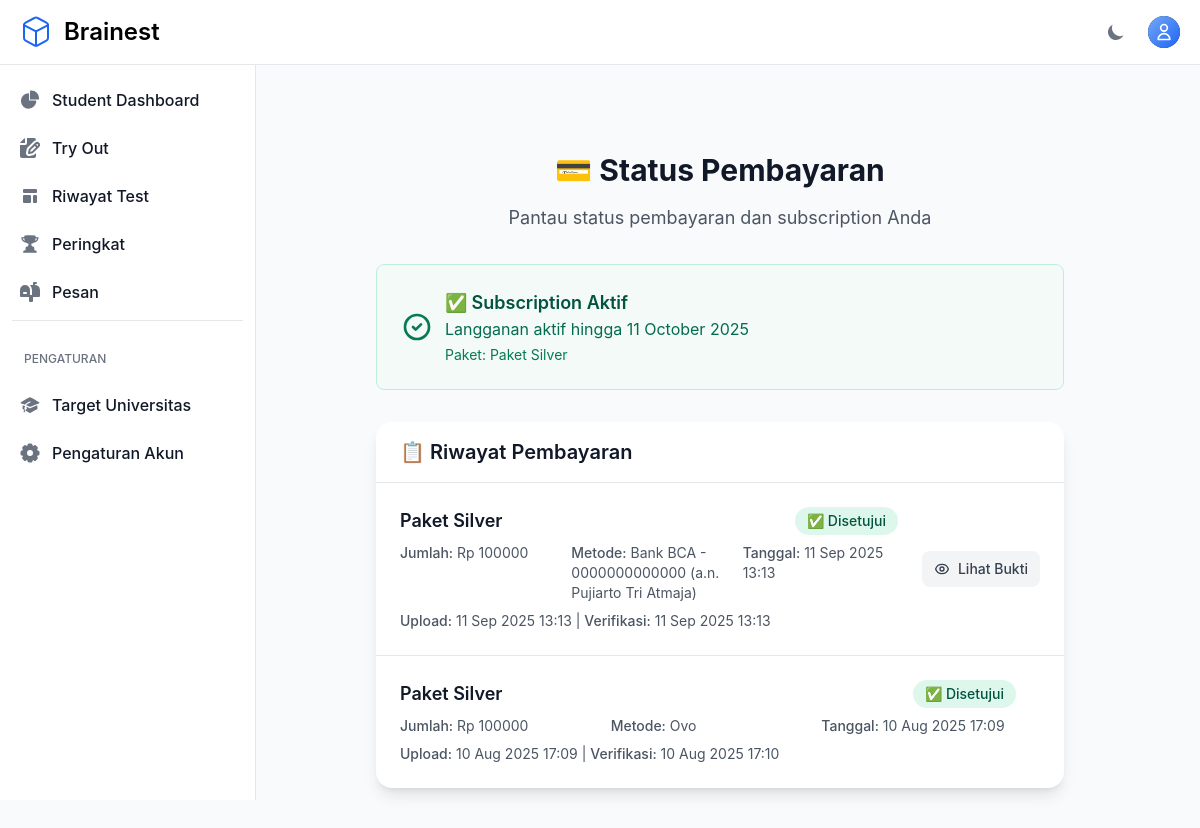
/subscription/payment-status/ (signed in), run on the app's committed database.
### otosapp/models.py (models this page shows, shortened)
class SubscriptionPackage(models.Model):
    name = models.CharField(max_length=100, verbose_name="Nama Paket")
    description = models.TextField(verbose_name="Deskripsi Paket")
    features = models.TextField(help_text="Fitur-fitur yang tersedia (satu per baris)", verbose_name="Fitur")
    price = models.DecimalField(max_digits=10, decimal_places=2, verbose_name="Harga")
    duration_days = models.IntegerField(verbose_name="Durasi (hari)")
    is_active = models.BooleanField(default=True, verbose_name="Aktif")
    created_at = models.DateTimeField(auto_now_add=True)
    updated_at = models.DateTimeField(auto_now=True)
    is_featured = models.BooleanField(default=False, verbose_name="Paket Unggulan")
    class Meta:
        verbose_name = "Paket Berlangganan"
        verbose_name_plural = "Paket Berlangganan"
        ordering = ['price']

class PaymentProof(models.Model):
    STATUS_CHOICES = [
        ('pending', 'Menunggu Verifikasi'),
        ('approved', 'Disetujui'),
        ('rejected', 'Ditolak'),
    ]
    user = models.ForeignKey(User, on_delete=models.CASCADE, related_name='payment_proofs')
    package = models.ForeignKey(SubscriptionPackage, on_delete=models.CASCADE)
    proof_image = models.ImageField(upload_to='payment_proofs/', verbose_name="Bukti Pembayaran", storage=get_storage, max_length=500)
    payment_method = models.CharField(max_length=100, verbose_name="Metode Pembayaran")
    payment_date = models.DateTimeField(verbose_name="Tanggal Pembayaran")
    amount_paid = models.DecimalField(max_digits=10, decimal_places=2, verbose_name="Jumlah Bayar")
    notes = models.TextField(blank=True, null=True, verbose_name="Catatan")
    status = models.CharField(max_length=20, choices=STATUS_CHOICES, default='pending')
    verified_by = models.ForeignKey(User, on_delete=models.SET_NULL, null=True, blank=True,
                                  related_name='verified_payments', verbose_name="Diverifikasi oleh")
    verified_at = models.DateTimeField(null=True, blank=True)
    admin_notes = models.TextField(blank=True, null=True, verbose_name="Catatan Admin")
    created_at = models.DateTimeField(auto_now_add=True)
    updated_at = models.DateTimeField(auto_now=True)
    class Meta:
        verbose_name = "Bukti Pembayaran"
        verbose_name_plural = "Bukti Pembayaran"
        ordering = ['-created_at']

### otosapp/views.py (the view)
# urls.py: path('subscription/payment-status/', views.payment_status, name='payment_status'),
@login_required
def payment_status(request):
    payments = PaymentProof.objects.filter(user=request.user).order_by('-created_at')
    context = {
        'payments': payments,
        'subscription_status': request.user.get_subscription_status(),
    }
    return render(request, 'subscription/payment_status.html', context)

### otosapp/context_processors.py (called while the page is built)
def sidebar_context(request):
    context = {}
    if request.user.is_authenticated and (request.user.is_superuser or request.user.is_admin()):
        pending_payments_count = PaymentProof.objects.filter(status='pending').count()
        context['pending_payments_count'] = pending_payments_count
    return context

### otosapp/models.py (called while the page is built)
    def is_admin(self):
        return self.role and self.role.role_name == 'Admin'

    def is_expired(self):
        from django.utils import timezone
        return timezone.now() > self.end_date

    def days_remaining(self):
        from django.utils import timezone
        if self.is_expired():
            return 0
        delta = self.end_date - timezone.now()
        return delta.days

### otosapp/templatetags/media_helpers.py (called while the page is built, shortened)
@register.filter
def safe_image_url(image_field):
    if not image_field:
        return "/static/images/no-image.svg"
    try:
        if str(image_field).startswith('http'):
            return str(image_field)
    except Exception:
        return "/static/images/no-image.svg"

### otosapp/templates/subscription/payment_status.html (shortened to what this page needs)
{% extends 'base.html' %}
{% load media_helpers %}
{% block content %}
<div class="max-w-6xl mx-auto px-4 sm:px-6 lg:px-8 py-8">
    <div class="text-center mb-8">
        <h1 class="text-3xl font-bold text-gray-900 dark:text-white mb-4">
            💳 Status Pembayaran
        </h1>
        <p class="text-lg text-gray-600 dark:text-gray-400">
            Pantau status pembayaran dan subscription Anda
        </p>
    </div>
    <div class="mb-8">
        {% if subscription_status.status == 'active' %}
        <div class="bg-green-50 border border-green-200 rounded-lg p-6 dark:bg-green-900/20 dark:border-green-800">
            <div class="flex items-center">
                <div class="flex-shrink-0">
                    <svg class="w-8 h-8 text-green-600 dark:text-green-400" fill="none" stroke="currentColor" viewBox="0 0 24 24">
                        <path stroke-linecap="round" stroke-linejoin="round" stroke-width="2" d="M9 12l2 2 4-4m6 2a9 9 0 11-18 0 9 9 0 0118 0z"/>
                    </svg>
                </div>
                <div class="ml-3">
                    <h3 class="text-lg font-semibold text-green-800 dark:text-green-200">✅ Subscription Aktif</h3>
                    <p class="text-green-700 dark:text-green-300">{{ subscription_status.message }}</p>
                    <p class="text-sm text-green-600 dark:text-green-400 mt-1">Paket: {{ subscription_status.package.name }}</p>
                </div>
            </div>
        </div>
        {% endif %}
    </div>
    <div class="bg-white dark:bg-gray-800 rounded-2xl shadow-lg">
        <div class="px-6 py-4 border-b border-gray-200 dark:border-gray-700">
            <h3 class="text-xl font-semibold text-gray-900 dark:text-white">📋 Riwayat Pembayaran</h3>
        </div>
        {% if payments %}
        <div class="divide-y divide-gray-200 dark:divide-gray-700">
            {% for payment in payments %}
            <div class="p-6">
                <div class="flex items-center justify-between">
                    <div class="flex-1">
                        <div class="flex items-center justify-between mb-2">
                            <h4 class="text-lg font-semibold text-gray-900 dark:text-white">{{ payment.package.name }}</h4>
                            <span class="inline-flex items-center px-3 py-1 rounded-full text-sm font-medium
                                {% if payment.status == 'approved' %}bg-green-100 text-green-800 dark:bg-green-900 dark:text-green-200
                                {% elif payment.status == 'rejected' %}bg-red-100 text-red-800 dark:bg-red-900 dark:text-red-200
                                {% else %}bg-yellow-100 text-yellow-800 dark:bg-yellow-900 dark:text-yellow-200{% endif %}">
                                {% if payment.status == 'approved' %}✅ Disetujui
                                {% elif payment.status == 'rejected' %}❌ Ditolak
                                {% else %}⏳ Menunggu Verifikasi{% endif %}
                            </span>
                        </div>
                        <div class="grid grid-cols-1 md:grid-cols-3 gap-4 text-sm text-gray-600 dark:text-gray-400">
                            <div>
                                <span class="font-medium">Jumlah:</span> Rp {{ payment.amount_paid|floatformat:0 }}
                            </div>
                            <div>
                                <span class="font-medium">Metode:</span> {{ payment.payment_method }}
                            </div>
                            <div>
                                <span class="font-medium">Tanggal:</span> {{ payment.payment_date|date:"d M Y H:i" }}
                            </div>
                        </div>
                        <div class="mt-2 text-sm text-gray-600 dark:text-gray-400">
                            <span class="font-medium">Upload:</span> {{ payment.created_at|date:"d M Y H:i" }}
                            {% if payment.verified_at %}
                            | <span class="font-medium">Verifikasi:</span> {{ payment.verified_at|date:"d M Y H:i" }}
                            {% endif %}
                        </div>
                    </div>
                    <div class="ml-6 flex-shrink-0">
                        {% if payment.proof_image %}
                        <button onclick="showImageModal('{{ payment.proof_image|safe_image_url }}', '{{ payment.package.name }}')"
                                class="inline-flex items-center px-3 py-2 text-sm font-medium text-gray-700 bg-gray-100 hover:bg-gray-200 rounded-lg dark:bg-gray-700 dark:text-gray-300 dark:hover:bg-gray-600 transition-colors">
                            Lihat Bukti
                        </button>
                        {% endif %}
                    </div>
                </div>
            </div>
            {% endfor %}
        </div>
        {% endif %}
    </div>
</div>
{% endblock %}

### data on the page
SubscriptionPackage: package.name "Paket Silver"
PaymentProof: package.name "Paket Silver", status "✅ Disetujui", amount_paid "100000", payment_method "Bank BCA - 0000000000000 (a.n. Pujiarto Tri Atmaja)", payment_date "11 Sep 2025 13:13", created_at "11 Sep 2025 13:13", verified_at "11 Sep 2025 13:13"
PaymentProof: package.name "Paket Silver", status "✅ Disetujui", amount_paid "100000", payment_method "Ovo", payment_date "10 Aug 2025 17:09", created_at "10 Aug 2025 17:09", verified_at "10 Aug 2025 17:10"

### other printed values
{{ subscription_status.message }} "Langganan aktif hingga 11 October 2025"
